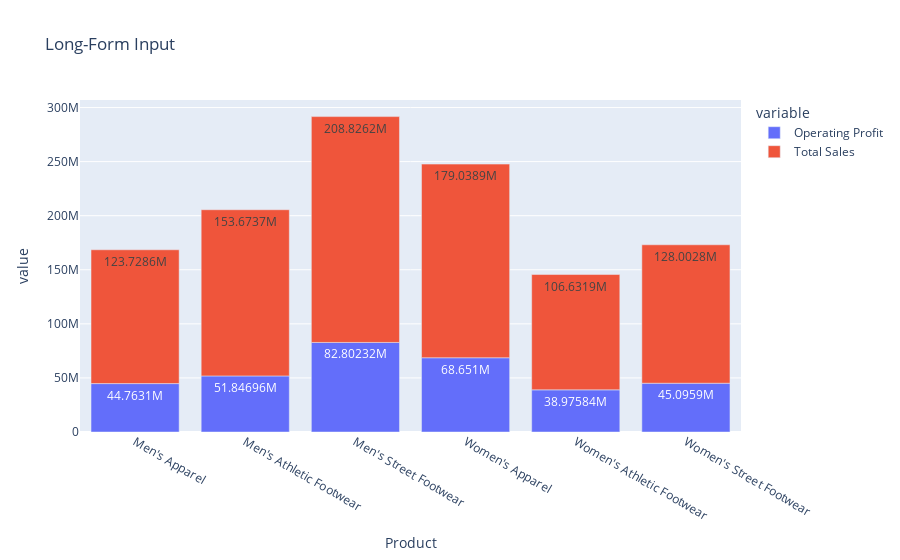

Notebook code for this chart:
### Code cell
fig = px.bar(df, x="Product", y=["Operating Profit", "Total Sales"], title="Long-Form Input", text_auto=True)
fig.show()

### Figure 1 — Plotly figure (JSON) as saved in the notebook; plotly's stock layout.template omitted (floating-point values rounded to 4 significant figures)
{"data": [{"alignmentgroup": "True", "hovertemplate": "variable=Operating Profit<br>Product=%{x}<br>value=%{y}<extra></extra>", "legendgroup": "Operating Profit", "marker": {"color": "#636efa", "pattern": {"shape": ""}}, "name": "Operating Profit", "offsetgroup": "Operating Profit", "orientation": "v", "showlegend": true, "textposition": "auto", "texttemplate": "%{y}", "type": "bar", "x": ["Men's Apparel", "Men's Athletic Footwear", "Men's Street Footwear", "Women's Apparel", "Women's Athletic Footwear", "Women's Street Footwear"], "xaxis": "x", "y": [44763099, 51846964, 82802323, 68650996, 38975843, 45095897], "yaxis": "y"}, {"alignmentgroup": "True", "hovertemplate": "variable=Total Sales<br>Product=%{x}<br>value=%{y}<extra></extra>", "legendgroup": "Total Sales", "marker": {"color": "#EF553B", "pattern": {"shape": ""}}, "name": "Total Sales", "offsetgroup": "Total Sales", "orientation": "v", "showlegend": true, "textposition": "auto", "texttemplate": "%{y}", "type": "bar", "x": ["Men's Apparel", "Men's Athletic Footwear", "Men's Street Footwear", "Women's Apparel", "Women's Athletic Footwear", "Women's Street Footwear"], "xaxis": "x", "y": [123728632, 153673680, 208826244, 179038860, 106631896, 128002813], "yaxis": "y"}], "layout": {"barmode": "relative", "legend": {"title": {"text": "variable"}, "tracegroupgap": 0}, "title": {"text": "Long-Form Input"}, "xaxis": {"anchor": "y", "domain": [0, 1], "title": {"text": "Product"}}, "yaxis": {"anchor": "x", "domain": [0, 1], "title": {"text": "value"}}}}
